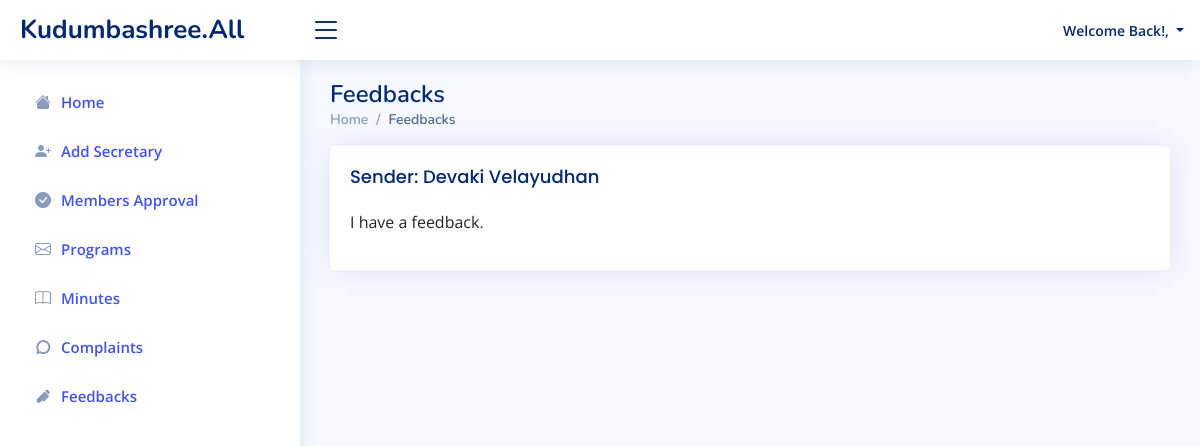
The app's page /Project/Admin/ViewFeedback.php with its own data.
### tables this page shows
CREATE TABLE `tbl_feedback` (
  `feedback_id` int(11) NOT NULL,
  `feedback_content` varchar(100) NOT NULL,
  `member_id` int(11) NOT NULL
);

CREATE TABLE `tbl_member` (
  `member_id` int(11) NOT NULL,
  `member_name` varchar(50) NOT NULL,
  `member_address` varchar(100) NOT NULL,
  `member_email` varchar(50) NOT NULL,
  `member_password` varchar(50) NOT NULL,
  `member_proof` varchar(100) NOT NULL,
  `member_photo` varchar(100) NOT NULL,
  `member_status` int(11) NOT NULL DEFAULT 0,
  `member_contact` varchar(20) NOT NULL
);

### Project/Admin/ViewFeedback.php (the view, shortened to what this page needs)
<?php
include("Head.php");
?>
<?php
include("../Assets/Connection/Connection.php");
?>
<!DOCTYPE html PUBLIC "-//W3C//DTD XHTML 1.0 Transitional//EN" "http://www.w3.org/TR/xhtml1/DTD/xhtml1-transitional.dtd">
<html xmlns="http://www.w3.org/1999/xhtml">
<head>
</head>
<body>
<div class="pagetitle">
    <h1>Feedbacks</h1>
    <nav>
      <ol class="breadcrumb">
        <li class="breadcrumb-item"><a href="AdminHomepage.php">Home</a></li>
        <li class="breadcrumb-item active">Feedbacks</li>
      </ol>
    </nav>
  </div>
<?php
	    $selQry="select * from tbl_feedback f inner join tbl_member m on f.member_id=m.member_id";
		$result=$con->query($selQry);
		while($data=$result->fetch_assoc())
		{
	  ?>
    <div class="card">
            <div class="card-body">
              <h5 class="card-title">Sender: <?php echo $data["member_name"];?> </h5>
              <p><?php echo $data["feedback_content"]; ?></p>
            </div>
          </div>
      <?php
		}
	?>
</body>
</html>
<?php
include("Foot.php");
?>

### Project/Assets/Templates/Admin/assets/css/style.css (style rules this page uses)
:root { scroll-behavior: smooth; }
body { font-family: "Open Sans", sans-serif; background: #f6f9ff; color: #444444; }
a { color: #4154f1; text-decoration: none; }
h1, h2, h3, h4, h5, h6 { font-family: "Nunito", sans-serif; }
.pagetitle { margin-bottom: 10px; }
.pagetitle h1 { font-size: 24px; margin-bottom: 0; font-weight: 600; color: #012970; }
.card { margin-bottom: 30px; border: none; border-radius: 5px; box-shadow: 0px 0 30px rgba(1, 41, 112, 0.1); }
.card-title { padding: 20px 0 15px 0; font-size: 18px; font-weight: 500; color: #012970; font-family: "Poppins", sans-serif; }
.card-body { padding: 0 20px 20px 20px; }
.breadcrumb { font-size: 14px; font-family: "Nunito", sans-serif; color: #899bbd; font-weight: 600; }
.breadcrumb a { color: #899bbd; transition: 0.3s; }
.breadcrumb .breadcrumb-item::before { color: #899bbd; }
.breadcrumb .active { color: #51678f; font-weight: 600; }

### records on screen
tbl_feedback: member.member_name "Devaki Velayudhan", feedback_content "I have a feedback."
